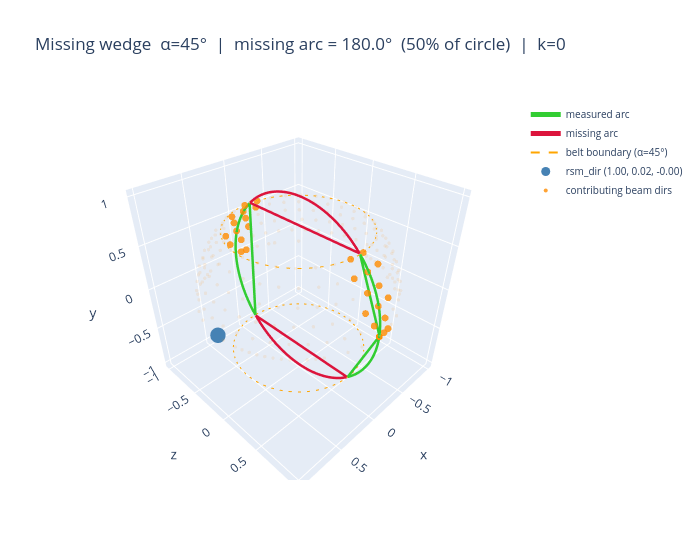
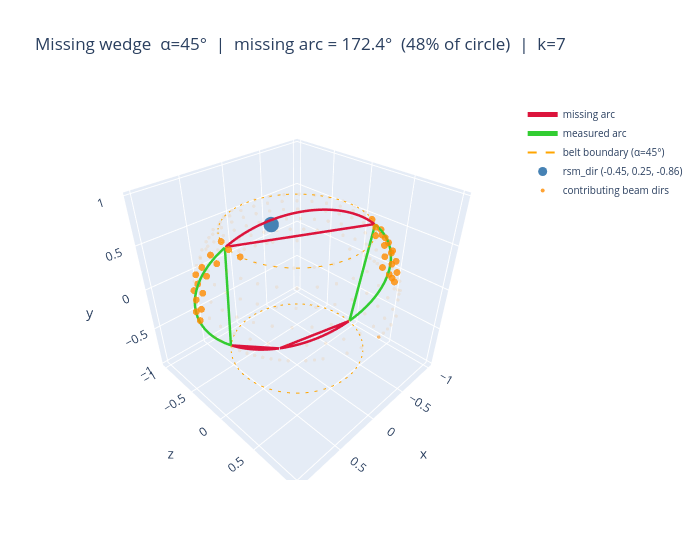
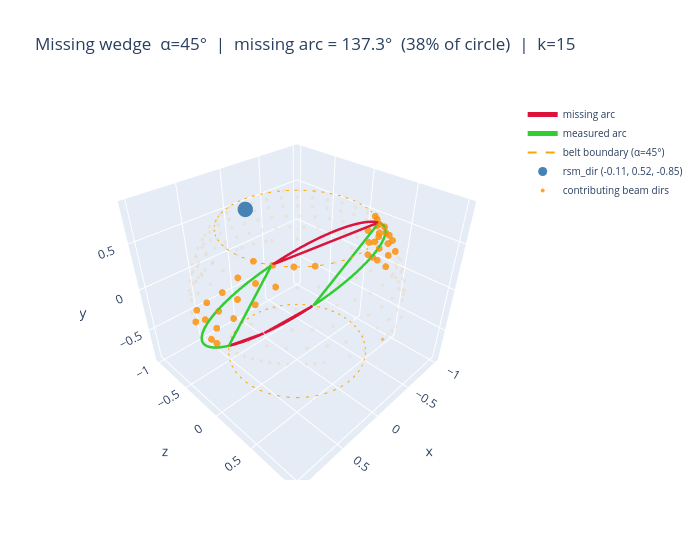
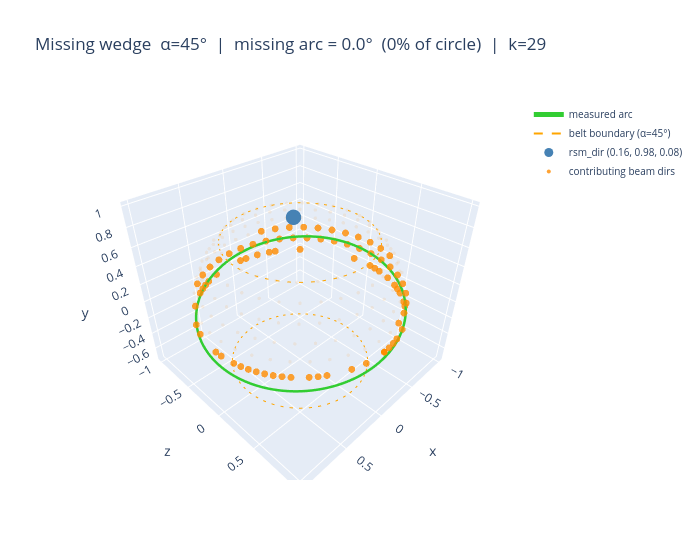

Here is the notebook cell these charts were saved with, in order:
### Code cell
# ── Great-circle coverage — cross-check against hemisphere_plotly ─────────────
# Green arc = beam directions in the measurable belt land here → data exists.
# Red arc   = polar-cap directions → missing wedge.
# Orange dashes = belt boundary (|b · goniometer_axis| = cos(alpha)).
#
# Validation: the contributing beam-direction dots from hemisphere_plotly above
# should cluster on the green segments.  Dots on the red segments would indicate
# a discrepancy between the analytical mask and the actual projection geometry.

K_SHOW = [0, K // 4, K // 2, K - 1]   # a spread from pole-ish to equatorial

for k in K_SHOW:
    fig = plot_wedge_hemisphere(
        rsm_dir=y_directions[k],
        alpha_deg=ALPHA_DEG,
        goniometer_axis=G_AXIS,
        title_extra=f'k={k}',
    )
    # Overlay contributing beam directions from the actual projection matrix
    c = adj[:, k]   # (N,) bool — True if projection n contributes to direction k
    fig.add_trace(__import__('plotly.graph_objects', fromlist=['Scatter3d']).Scatter3d(
        x=proj_dirs[c, 0], y=proj_dirs[c, 2], z=proj_dirs[c, 1],
        mode='markers',
        marker=dict(size=4, color='darkorange', opacity=0.8),
        name='contributing beam dirs',
    ))
    fig.add_trace(__import__('plotly.graph_objects', fromlist=['Scatter3d']).Scatter3d(
        x=proj_dirs[~c, 0], y=proj_dirs[~c, 2], z=proj_dirs[~c, 1],
        mode='markers',
        marker=dict(size=2, color='darkorange', opacity=0.1),
        name='non-contributing beam dirs',
        showlegend=False,
    ))
    fig.show()
